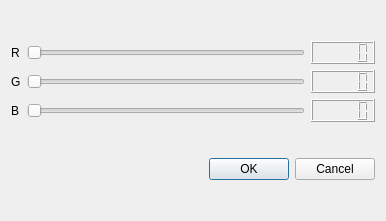
<?xml version="1.0" encoding="UTF-8"?>
<ui version="4.0">
 <class>Dialog</class>
 <widget class="QDialog" name="Dialog">
  <property name="geometry">
   <rect>
    <x>0</x>
    <y>0</y>
    <width>386</width>
    <height>221</height>
   </rect>
  </property>
  <property name="windowTitle">
   <string>Dialog</string>
  </property>
  <layout class="QVBoxLayout" name="verticalLayout">
   <item>
    <layout class="QGridLayout" name="gridLayout">
     <item row="0" column="0">
      <widget class="QLabel" name="label">
       <property name="text">
        <string>R</string>
       </property>
      </widget>
     </item>
     <item row="0" column="1">
      <widget class="QSlider" name="horizontalSliderR">
       <property name="maximum">
        <number>255</number>
       </property>
       <property name="orientation">
        <enum>Qt::Horizontal</enum>
       </property>
      </widget>
     </item>
     <item row="0" column="2">
      <widget class="QLCDNumber" name="lcdNumber"/>
     </item>
     <item row="1" column="0">
      <widget class="QLabel" name="label_2">
       <property name="text">
        <string>G</string>
       </property>
      </widget>
     </item>
     <item row="1" column="1">
      <widget class="QSlider" name="horizontalSliderG">
       <property name="maximum">
        <number>255</number>
       </property>
       <property name="orientation">
        <enum>Qt::Horizontal</enum>
       </property>
      </widget>
     </item>
     <item row="1" column="2">
      <widget class="QLCDNumber" name="lcdNumber_2"/>
     </item>
     <item row="2" column="0">
      <widget class="QLabel" name="label_3">
       <property name="text">
        <string>B</string>
       </property>
      </widget>
     </item>
     <item row="2" column="1">
      <widget class="QSlider" name="horizontalSliderB">
       <property name="maximum">
        <number>255</number>
       </property>
       <property name="orientation">
        <enum>Qt::Horizontal</enum>
       </property>
      </widget>
     </item>
     <item row="2" column="2">
      <widget class="QLCDNumber" name="lcdNumber_3"/>
     </item>
    </layout>
   </item>
   <item>
    <widget class="QDialogButtonBox" name="buttonBox">
     <property name="orientation">
      <enum>Qt::Horizontal</enum>
     </property>
     <property name="standardButtons">
      <set>QDialogButtonBox::Cancel|QDialogButtonBox::Ok</set>
     </property>
    </widget>
   </item>
  </layout>
 </widget>
 <resources/>
 <connections>
  <connection>
   <sender>buttonBox</sender>
   <signal>accepted()</signal>
   <receiver>Dialog</receiver>
   <slot>accept()</slot>
   <hints>
    <hint type="sourcelabel">
     <x>227</x>
     <y>232</y>
    </hint>
    <hint type="destinationlabel">
     <x>157</x>
     <y>199</y>
    </hint>
   </hints>
  </connection>
  <connection>
   <sender>buttonBox</sender>
   <signal>rejected()</signal>
   <receiver>Dialog</receiver>
   <slot>reject()</slot>
   <hints>
    <hint type="sourcelabel">
     <x>295</x>
     <y>232</y>
    </hint>
    <hint type="destinationlabel">
     <x>286</x>
     <y>199</y>
    </hint>
   </hints>
  </connection>
  <connection>
   <sender>horizontalSliderR</sender>
   <signal>valueChanged(int)</signal>
   <receiver>lcdNumber</receiver>
   <slot>display(int)</slot>
   <hints>
    <hint type="sourcelabel">
     <x>300</x>
     <y>47</y>
    </hint>
    <hint type="destinationlabel">
     <x>355</x>
     <y>43</y>
    </hint>
   </hints>
  </connection>
  <connection>
   <sender>horizontalSliderG</sender>
   <signal>valueChanged(int)</signal>
   <receiver>lcdNumber_2</receiver>
   <slot>display(int)</slot>
   <hints>
    <hint type="sourcelabel">
     <x>306</x>
     <y>110</y>
    </hint>
    <hint type="destinationlabel">
     <x>355</x>
     <y>106</y>
    </hint>
   </hints>
  </connection>
  <connection>
   <sender>horizontalSliderB</sender>
   <signal>valueChanged(int)</signal>
   <receiver>lcdNumber_3</receiver>
   <slot>display(int)</slot>
   <hints>
    <hint type="sourcelabel">
     <x>268</x>
     <y>172</y>
    </hint>
    <hint type="destinationlabel">
     <x>358</x>
     <y>169</y>
    </hint>
   </hints>
  </connection>
 </connections>
</ui>
